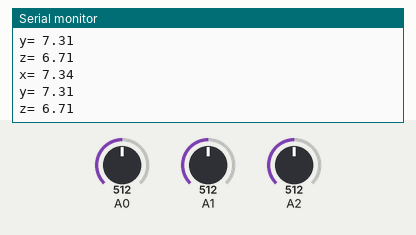
Bench run of a sketch on a simulated Arduino Uno, built with avr-gcc and run on an emulated ATmega328P. On the bench: the last lines printed to the serial monitor. The test bench sets the inputs (shaded band); at power-on: A0 = 512, A1 = 512, A2 = 512.

Above: at 1.3 s.
1.4 s: A0 set to 716
At 1.82 s:
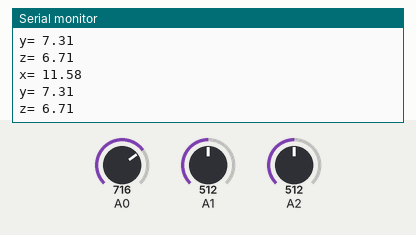
2.9 s: A1 set to 716
At 3.33 s:
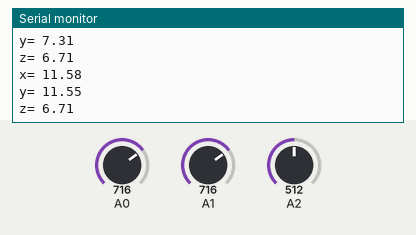
4.4 s: A2 set to 716
At 4.83 s:
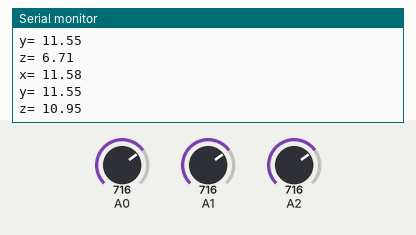
5.9 s: A0 set to 900
At 6.34 s:
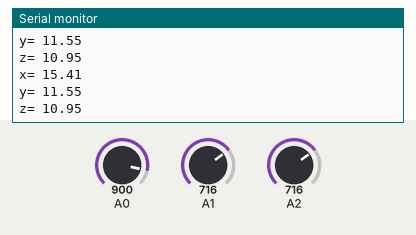
7.4 s: A1 set to 900
At 7.84 s:
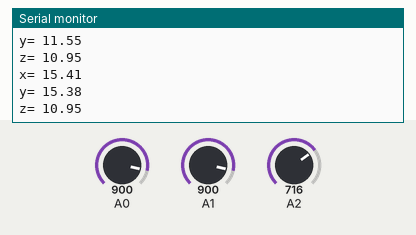
8.9 s: A2 set to 900
At 9.35 s:
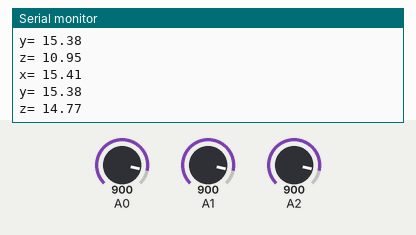
Timing chart, 0 to 11.4 s (numbered marks = the images above; inputs shaded):
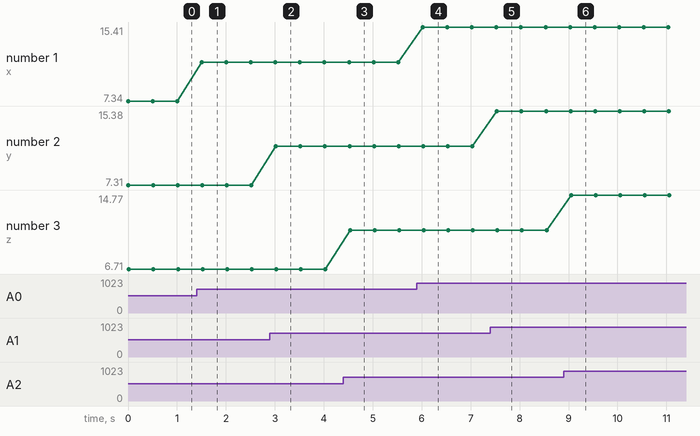

The sketch:

Accelerometer_sample.ino
```cpp
/*
Name:		Accelerometer_FXLN8361_S.cpp
Created:	2017/8/24 10:20:32
Author:	amy.liao@dfrobot.com
Company:	DFRobot
*/

#include "Arduino.h"
#include "Accelerometer_FXLN8361_S.h"

Accelerometer_FXLN8361_S accelerometer;

void setup()
{
	Serial.begin(9600);
}

void loop()
{
	Serial.print("x= ");
	Serial.println(accelerometer.acceleration_x(0));//read from pin 0

	Serial.print("y= ");
	Serial.println(accelerometer.acceleration_y(1));	//read from pin 1

	Serial.print("z= ");
	Serial.println(accelerometer.acceleration_z(2));//read from pin 2

	delay(500);
}
```

Accelerometer_FXLN8361_S.cpp
```cpp
/*
 Name:		Accelerometer_FXLN8361_S.cpp
 Created:	2017/8/24 10:20:32
 Author:	amy.liao@dfrobot.com
 Company:	DFRobot
*/

#include "Accelerometer_FXLN8361_S.h"

Accelerometer_FXLN8361_S::Accelerometer_FXLN8361_S(): x(0.774), y(0.781), z(0.923), g(0.235)
{
}

Accelerometer_FXLN8361_S::~Accelerometer_FXLN8361_S()
{
}

float Accelerometer_FXLN8361_S::acceleration_x(int Pin_x)
{
	return (analogRead(Pin_x) * 5 / 1024.0 - x) / g;
}

float Accelerometer_FXLN8361_S::acceleration_y(int Pin_y)
{
	return(analogRead(Pin_y) * 5 / 1024.0 - y) / g;
}

float Accelerometer_FXLN8361_S::acceleration_z(int Pin_z)
{
	return (analogRead(Pin_z) * 5 / 1024.0 - z) / g;
}
```

Accelerometer_FXLN8361_S.h
```cpp
/*
 Name:		Accelerometer_FXLN8361_S.h
 Created:	2017/8/24 10:20:32
 Author:	amy.liao@dfrobot.com
 Company:	DFRobot
*/

#ifndef _Accelerometer_FXLN8361_S_h
#define _Accelerometer_FXLN8361_S_h

#include "Arduino.h"

class Accelerometer_FXLN8361_S
{
public:
	Accelerometer_FXLN8361_S();
	~Accelerometer_FXLN8361_S();

public:
	float acceleration_x(int Pin_x);
	float acceleration_y(int Pin_y);
	float acceleration_z(int Pin_z);

private:

	float x;  //x axis residue voltage under 0 m/s^2
	float y; //y axis residue voltage under 0 m/s^2
	float z; //z axis residue voltage under 0 m/s^2
	float g; //the voltage under acceleration 9.8 m/s^2, by defalut g = 0.235 mv

};


#endif
```

Measured:
- after the input at 1.4 s, the serial monitor: prints a new line after 0.11 s (image 1)
- after the input at 2.9 s, the serial monitor: prints a new line after 0.12 s (image 2)
- after the input at 4.4 s, the serial monitor: prints a new line after 0.14 s (image 3)
- after the input at 5.9 s, the serial monitor: prints a new line after 0.12 s (image 4)
- after the input at 7.4 s, the serial monitor: prints a new line after 0.14 s (image 5)
- after the input at 8.9 s, the serial monitor: prints a new line after 0.15 s (image 6)
- plotted number 1: 7.34 → 11.58 after the input at 1.4 s, 11.58 → 15.41 after the input at 5.9 s
- plotted number 2: 7.31 → 11.55 after the input at 2.9 s, 11.55 → 15.38 after the input at 7.4 s
